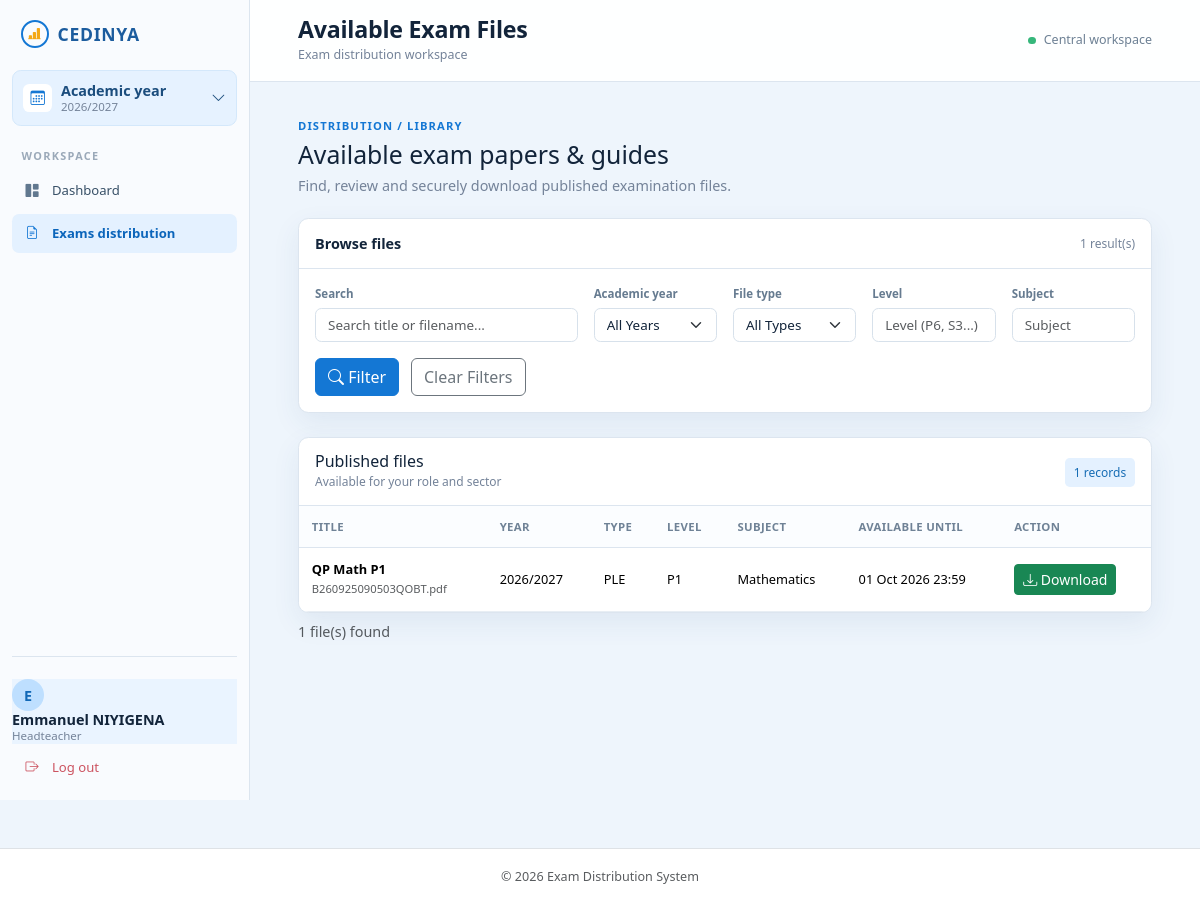
Page /headteacher/dashboard (signed in) on the committed database.
### tables this page shows
CREATE TABLE `exam_files` (
  `id` int(11) NOT NULL,
  `title` varchar(255) NOT NULL,
  `description` text DEFAULT NULL,
  `academic_year` varchar(20) NOT NULL,
  `exam_type` varchar(50) NOT NULL,
  `category` enum('primary','ordinary','advanced','tvet') DEFAULT NULL,
  `level` varchar(50) DEFAULT NULL,
  `subject` varchar(100) DEFAULT NULL,
  `version` int(11) DEFAULT 1,
  `file_name` varchar(255) NOT NULL,
  `original_name` varchar(255) NOT NULL,
  `file_size` int(11) DEFAULT NULL,
  `mime_type` varchar(100) DEFAULT NULL,
  `status` enum('draft','published','revoked') DEFAULT 'draft',
  `available_from` datetime DEFAULT NULL,
  `available_until` datetime DEFAULT NULL,
  `uploaded_by` int(11) NOT NULL,
  `approved_by` int(11) DEFAULT NULL,
  `created_at` timestamp NOT NULL DEFAULT current_timestamp(),
  `updated_at` timestamp NOT NULL DEFAULT current_timestamp() ON UPDATE current_timestamp()
);

### headteacher/dashboard.php (the view, shortened to what this page needs)
<?php
require_once '../includes/auth.php';
$now = date('Y-m-d H:i:s');
$search     = trim($_GET['search'] ?? '');
$level      = trim($_GET['level'] ?? '');
$subject    = trim($_GET['subject'] ?? '');
$sql = "
    SELECT id, title, original_name, academic_year, exam_type, level, subject, available_until
    FROM exam_files
    WHERE status = 'published'
      AND (available_from IS NULL OR available_from <= ?)
      AND (available_until IS NULL OR available_until >= ?)
";
$params = [$now, $now];
$sql .= " ORDER BY created_at DESC";
$stmt = $pdo->prepare($sql);
$stmt->execute($params);
$files = $stmt->fetchAll();
require '../includes/header.php';
?>
<div class="workspace-heading">
    <div>
        <span class="eyebrow">Distribution / Library</span>
        <h2>Available exam papers & guides</h2>
        <p>Find, review and securely download published examination files.</p>
    </div>
</div>
<div class="filter-panel mb-4">
    <div class="filter-panel-header"><strong>Browse files</strong><span><?= count($files) ?> result(s)</span></div>
    <div class="filter-panel-body">
        <form method="GET" class="row g-3">
            <div class="col-md-4">
                <label class="form-label">Search</label>
                <input type="text" name="search" class="form-control"
                       placeholder="Search title or filename..."
                       value="<?= htmlspecialchars($search) ?>">
            </div>
            <div class="col-md-2">
                <label class="form-label">Academic year</label>
                <select name="year" class="form-select">
                    <option value="">All Years</option>
                </select>
            </div>
            <div class="col-md-2">
                <label class="form-label">File type</label>
                <select name="exam_type" class="form-select">
                    <option value="">All Types</option>
                </select>
            </div>
            <div class="col-md-2">
                <label class="form-label">Level</label>
                <input type="text" name="level" class="form-control"
                       placeholder="Level (P6, S3...)"
                       value="<?= htmlspecialchars($level) ?>">
            </div>
            <div class="col-md-2">
                <label class="form-label">Subject</label>
                <input type="text" name="subject" class="form-control"
                       placeholder="Subject"
                       value="<?= htmlspecialchars($subject) ?>">
            </div>
            <div class="col-12">
                <button type="submit" class="btn btn-primary me-2">
                    <i class="bi bi-search"></i> Filter
                </button>
                <a href="<?= APP_BASE_URL ?>/headteacher/dashboard" class="btn btn-outline-secondary">Clear Filters</a>
            </div>
        </form>
    </div>
</div>
<?php if (empty($files)): ?>
    <div class="alert alert-info">No exam files match your filters.</div>
<?php else: ?>
    <div class="data-panel">
        <div class="data-panel-header"><div><h3>Published files</h3><span>Available for your role and sector</span></div><span class="record-count"><?= count($files) ?> records</span></div>
        <div class="table-responsive">
            <table class="table table-hover mb-0">
                <thead>
                    <tr>
                        <th>Title</th>
                        <th>Year</th>
                        <th>Type</th>
                        <th>Level</th>
                        <th>Subject</th>
                        <th>Available Until</th>
                        <th>Action</th>
                    </tr>
                </thead>
                <tbody>
                    <?php foreach ($files as $file): ?>
                    <tr>
                        <td>
                            <strong><?= htmlspecialchars($file['title']) ?></strong><br>
                            <small class="text-muted"><?= htmlspecialchars($file['original_name']) ?></small>
                        </td>
                        <td><?= htmlspecialchars($file['academic_year']) ?></td>
                        <td><?= htmlspecialchars($file['exam_type']) ?></td>
                        <td><?= htmlspecialchars($file['level'] ?? '-') ?></td>
                        <td><?= htmlspecialchars($file['subject'] ?? '-') ?></td>
                        <td>
                            <?= $file['available_until']
                                ? date('d M Y H:i', strtotime($file['available_until']))
                                : 'No limit' ?>
                        </td>
                        <td>
                            <a href="<?= APP_BASE_URL ?>/download?id=<?= $file['id'] ?>" class="btn btn-sm btn-success">
                                <i class="bi bi-download"></i> Download
                            </a>
                        </td>
                    </tr>
                    <?php endforeach; ?>
                </tbody>
            </table>
        </div>
    </div>
    <p class="text-muted mt-2"><?= count($files) ?> file(s) found</p>
<?php endif; ?>
<?php require '../includes/footer.php'; ?>

### assets/css/style.css (style rules this page uses)
:root { --ink: #12243a; --muted: #748399; --line: #dce5ef; --canvas: #eef5fc; --panel: #ffffff; --blue: #1477d4; --blue-soft: #e4f1ff; --rail: #f9fbfe; --shadow: 0 10px 28px rgba(39, 81, 124, 0.08); }
body { background: var(--canvas); color: var(--ink); font-family: 'Trebuchet MS', 'Segoe UI', sans-serif; font-size: 0.9rem; }
.workspace-heading { display: flex; align-items: flex-end; justify-content: space-between; gap: 1.5rem; margin-bottom: 1.35rem; }
.workspace-heading h2 { margin: 0.25rem 0 0.35rem; font-size: 1.55rem; }
.workspace-heading p { margin: 0; color: var(--muted); }
.eyebrow { color: var(--blue); font-size: 0.7rem; font-weight: 800; letter-spacing: 0.1em; text-transform: uppercase; }
.filter-panel, .data-panel { background: var(--panel); border: 1px solid var(--line); border-radius: 0.65rem; box-shadow: var(--shadow); }
.filter-panel-header, .data-panel-header { display: flex; justify-content: space-between; align-items: center; padding: 0.85rem 1rem; border-bottom: 1px solid var(--line); }
.filter-panel-header span, .data-panel-header span { color: var(--muted); font-size: 0.75rem; }
.filter-panel-body { padding: 1rem; }
.filter-panel .form-label { display: block; margin-bottom: 0.35rem; color: #667b90; font-size: 0.72rem; font-weight: 700; }
.form-control, .form-select { border-color: #d7e1eb; border-radius: 0.4rem; color: var(--ink); font-size: 0.84rem; }
.data-panel { overflow: hidden; }
.data-panel-header h3 { margin: 0; font-size: 1rem; }
.data-panel-header span { display: block; margin-top: 0.15rem; }
.data-panel-header .record-count { display: inline-block; padding: 0.32rem 0.55rem; background: var(--blue-soft); border-radius: 0.3rem; color: #176db5; }
.table { margin: 0; color: var(--ink); vertical-align: middle; }
.table th { padding: 0.75rem 0.8rem; background: #fbfdff; color: #6f8296; border-bottom: 1px solid var(--line); font-size: 0.71rem; font-weight: 800; text-transform: uppercase; letter-spacing: 0.03em; white-space: nowrap; }
.table td { padding: 0.78rem 0.8rem; border-color: #e8eef4; font-size: 0.8rem; }
.table td strong { font-weight: 700; }
.btn-primary { background: var(--blue); border-color: var(--blue); }

### rows in the picture
exam_files: title "QP Math P1", original_name "B260925090503QOBT.pdf", academic_year "2026/2027", exam_type "PLE", level "P1", subject "Mathematics", available_until "01 Oct 2026 23:59"

### other values in the picture
substr((string)($_SESSION['full_name'] ?? 'U'), 0, 1) "E"
$_SESSION['full_name'] "Emmanuel NIYIGENA"
$_SESSION['role'] "Headteacher"
$pageTitle "Available Exam Files"
$_SESSION['sector_name'] "Central workspace"
count($files) "1"
